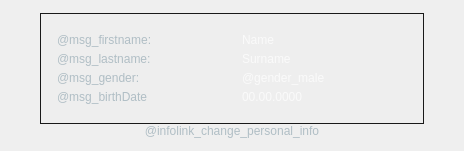
       <widget class="QWidget" name="page_personal_info">
        <layout class="QVBoxLayout" name="verticalLayout_7" stretch="0,0">
         <property name="spacing">
          <number>0</number>
         </property>
         <property name="leftMargin">
          <number>40</number>
         </property>
         <property name="topMargin">
          <number>13</number>
         </property>
         <property name="rightMargin">
          <number>40</number>
         </property>
         <property name="bottomMargin">
          <number>13</number>
         </property>
         <item alignment="Qt::AlignHCenter">
          <widget class="QWidget" name="block_personal_info" native="true">
           <property name="minimumSize">
            <size>
             <width>384</width>
             <height>50</height>
            </size>
           </property>
           <property name="maximumSize">
            <size>
             <width>384</width>
             <height>16777215</height>
            </size>
           </property>
           <property name="styleSheet">
            <string notr="true">#block_personal_info {
    background-color: rgba(225, 225, 225, 15);
    border: 1px solid #191919;
}
QLabel {
    color: #fafafa;
	font: 14px &quot;Open Sans&quot;;
}
</string>
           </property>
           <layout class="QGridLayout" name="gridLayout_4">
            <property name="leftMargin">
             <number>17</number>
            </property>
            <property name="topMargin">
             <number>20</number>
            </property>
            <property name="rightMargin">
             <number>17</number>
            </property>
            <property name="bottomMargin">
             <number>20</number>
            </property>
            <property name="horizontalSpacing">
             <number>20</number>
            </property>
            <property name="verticalSpacing">
             <number>5</number>
            </property>
            <item row="0" column="0">
             <widget class="QLabel" name="msg_firstname">
              <property name="styleSheet">
               <string notr="true">QLabel {
    color: #b0bec5;
}</string>
              </property>
              <property name="text">
               <string>@msg_firstname:</string>
              </property>
             </widget>
            </item>
            <item row="1" column="0">
             <widget class="QLabel" name="msg_lastname">
              <property name="styleSheet">
               <string notr="true">QLabel {
    color: #b0bec5;
}</string>
              </property>
              <property name="text">
               <string>@msg_lastname:</string>
              </property>
             </widget>
            </item>
            <item row="2" column="0">
             <widget class="QLabel" name="msg_gender">
              <property name="styleSheet">
               <string notr="true">QLabel {
    color: #b0bec5;
}</string>
              </property>
              <property name="text">
               <string>@msg_gender:</string>
              </property>
             </widget>
            </item>
            <item row="2" column="1">
             <widget class="QLabel" name="info_gender">
              <property name="text">
               <string>@gender_male</string>
              </property>
             </widget>
            </item>
            <item row="3" column="0">
             <widget class="QLabel" name="msg_birthDate">
              <property name="styleSheet">
               <string notr="true">QLabel {
    color: #b0bec5;
}</string>
              </property>
              <property name="text">
               <string>@msg_birthDate</string>
              </property>
             </widget>
            </item>
            <item row="3" column="1">
             <widget class="QLabel" name="info_birthdate">
              <property name="text">
               <string notr="true">00.00.0000</string>
              </property>
             </widget>
            </item>
            <item row="1" column="1">
             <widget class="QLabel" name="info_lastname">
              <property name="text">
               <string notr="true">Surname</string>
              </property>
             </widget>
            </item>
            <item row="0" column="1">
             <widget class="QLabel" name="info_firstname">
              <property name="text">
               <string notr="true">Name</string>
              </property>
             </widget>
            </item>
           </layout>
          </widget>
         </item>
         <item alignment="Qt::AlignTop">
          <widget class="QLabel" name="infolink_change_personal_info">
           <property name="styleSheet">
            <string notr="true">QLabel {
    background-color: transparent;
	font: 11px &quot;Open Sans&quot;;
    color:#b0bec5;
}</string>
           </property>
           <property name="text">
            <string>@infolink_change_personal_info</string>
           </property>
           <property name="alignment">
            <set>Qt::AlignHCenter|Qt::AlignTop</set>
           </property>
           <property name="wordWrap">
            <bool>true</bool>
           </property>
           <property name="margin">
            <number>16</number>
           </property>
          </widget>
         </item>
        </layout>
       </widget>
